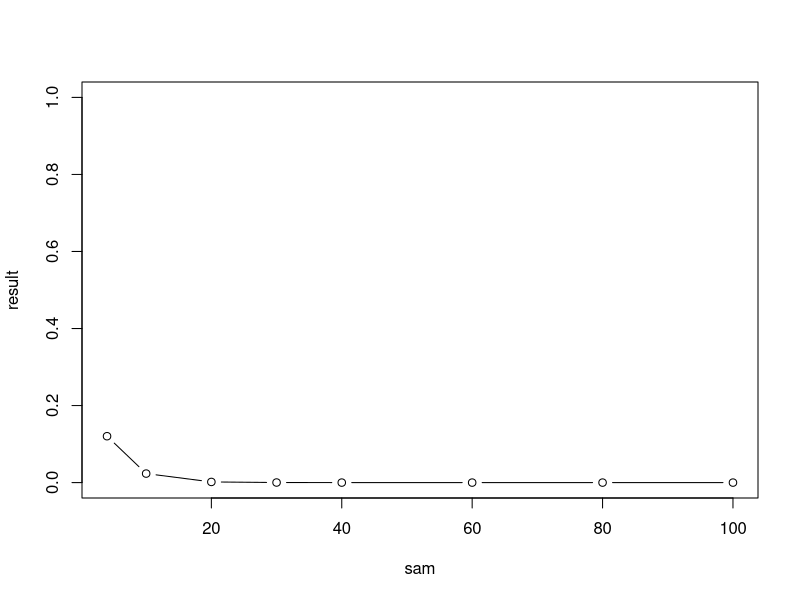
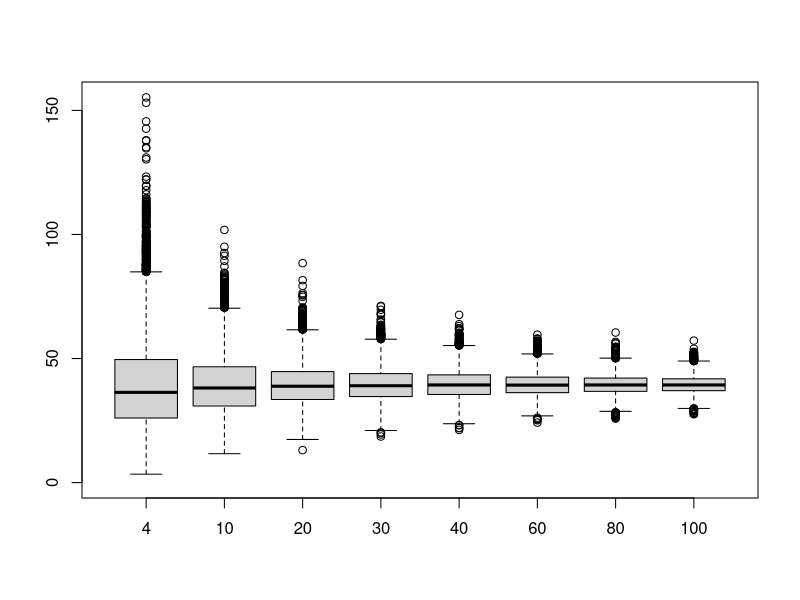

Recreate these plots in R, in order. (Note: this script raises an error after producing the figures.)
#Sampling schedules

sam<-c(4,10,20,30,40,60,80,100)

#---
#gamma distribution of choice (rate = 0.03), 
#shape = 0.46 (mean=15.3, SD=22.8)
#shape = 0.6 (mean=20.12, SD=25.18)
#shape = 0.75 (mean=24.96, SD=22.8)

n<-1000 #number of units/servings
aflat<-rgamma(n, 0.46, 0.03)
aflat<-rgamma(n, 0.6, 0.03)
aflat<-rgamma(n, 0.75, 0.03)

#or designer distribution
aflat<-rgamma(1000,0.15, 0.03) #(5ppb)
aflat<-rgamma(1000,0.3, 0.03) #(10ppb)
aflat<-rgamma(1000,0.46, 0.03) #(15ppb)
aflat<-rgamma(1000,0.6, 0.03) #(20ppb)
aflat<-rgamma(1000,0.75, 0.03) #(25ppb)
aflat<-rgamma(1000,0.91, 0.03) #(30ppb)
aflat<-rgamma(1000,1.05, 0.03) #(35ppb)
aflat<-rgamma(1000,1.21, 0.03) #(40ppb)



print(mean(aflat))
print(sd(aflat))

#---
#regulatory limit
reg<-20 #regulatory threshold
#p_est<-15 #point estimate of aflatoxin concentration
#het<-10 #heterogeneity

#---  
result<-vector(mode="numeric", length=0)
sampling<-vector(mode="numeric", length=0)

for (x in 1:8) {
  
  trials<-vector(mode="numeric", length=0)
  
  print (x)
  s<-aflat #assign dataset
  j<-sam[x] #sampling strategy
  
  sampling<-append(sampling, j)
  negative<-0
  positive<-0
  for (i in 1:10000) { # loop through trials of each sampling strategy  
    
    sa<-sample(s, (j)) #take a j-sized sample from s
    trials<-append(trials, mean(sa))
    
    
    if (mean(sa)<reg) { #this is the regulatory threshold, mean over this is a hit, mean under this is a miss
      negative<-negative+1
    }
    
    else {
      positive<-positive+1
    } 
    
  }
  assign(paste("trials",j, sep=""), trials)
  result<-append(result, (negative/(positive+negative))) 
}


plot(sam, result, ylim=c(0,1), type="b")

trials<-c(trials4,trials10,trials20,trials30,trials40,trials60,trials80,trials100)

boxplot(trials4,trials10,trials20,trials30,trials40,trials60,trials80,trials100, names=(sampling), ylim=c(0,max(trials)))


#---
#save after each different distribution
result40<-result

#---
#plot the negatives for each distribution
plot(sam, result20, ylim=c(0,0.6), type="b")
lines(sam, result25, type="b")
lines(sam, result30, type="b")
lines(sam, result35, type="b")
lines(sam, result40, type="b")

#dataframe of all data
alldata<-data.frame(result20, result25, result30, result35, result40)
